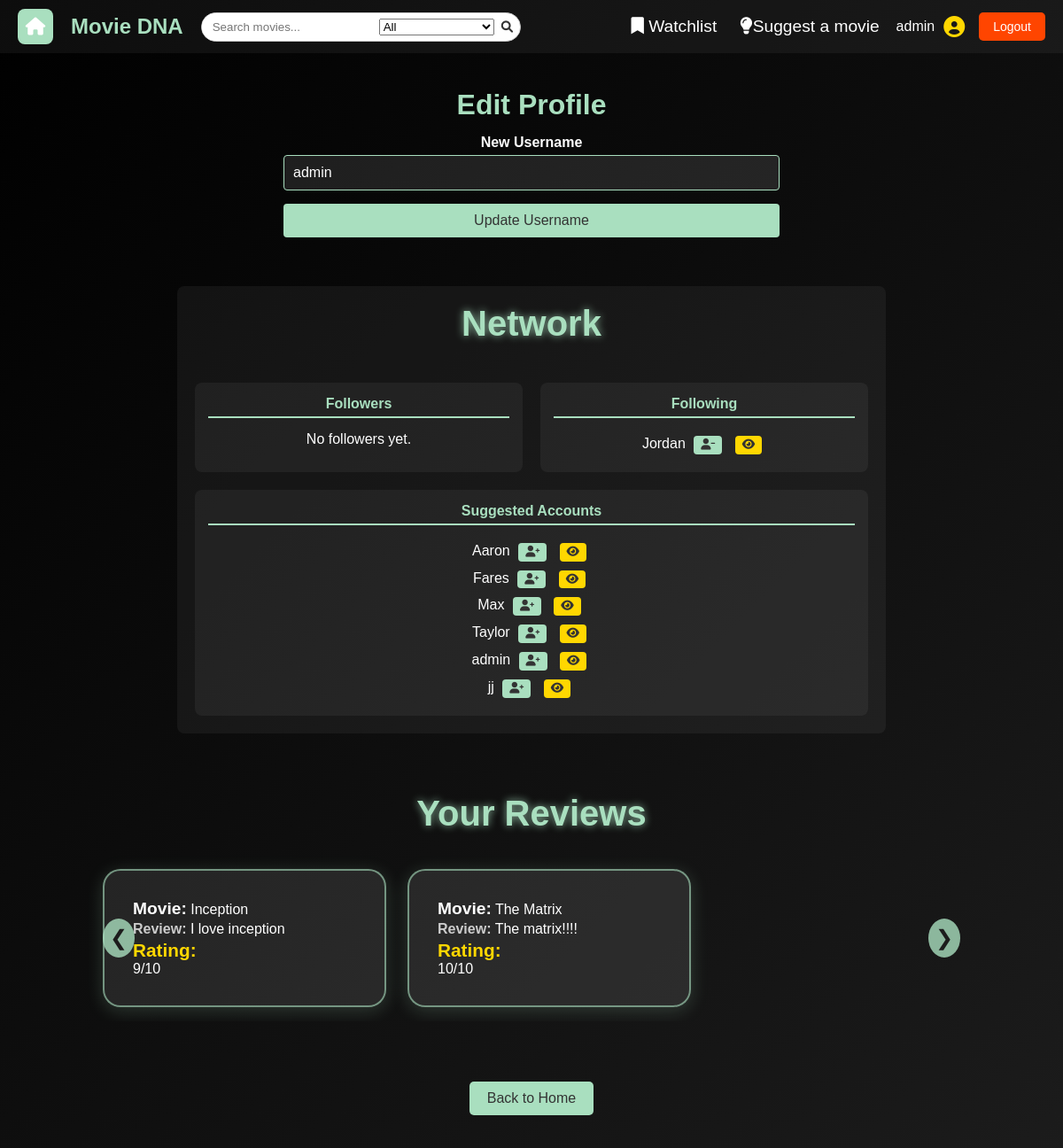
The page /user (signed in, upper part) on the database as committed earlier.
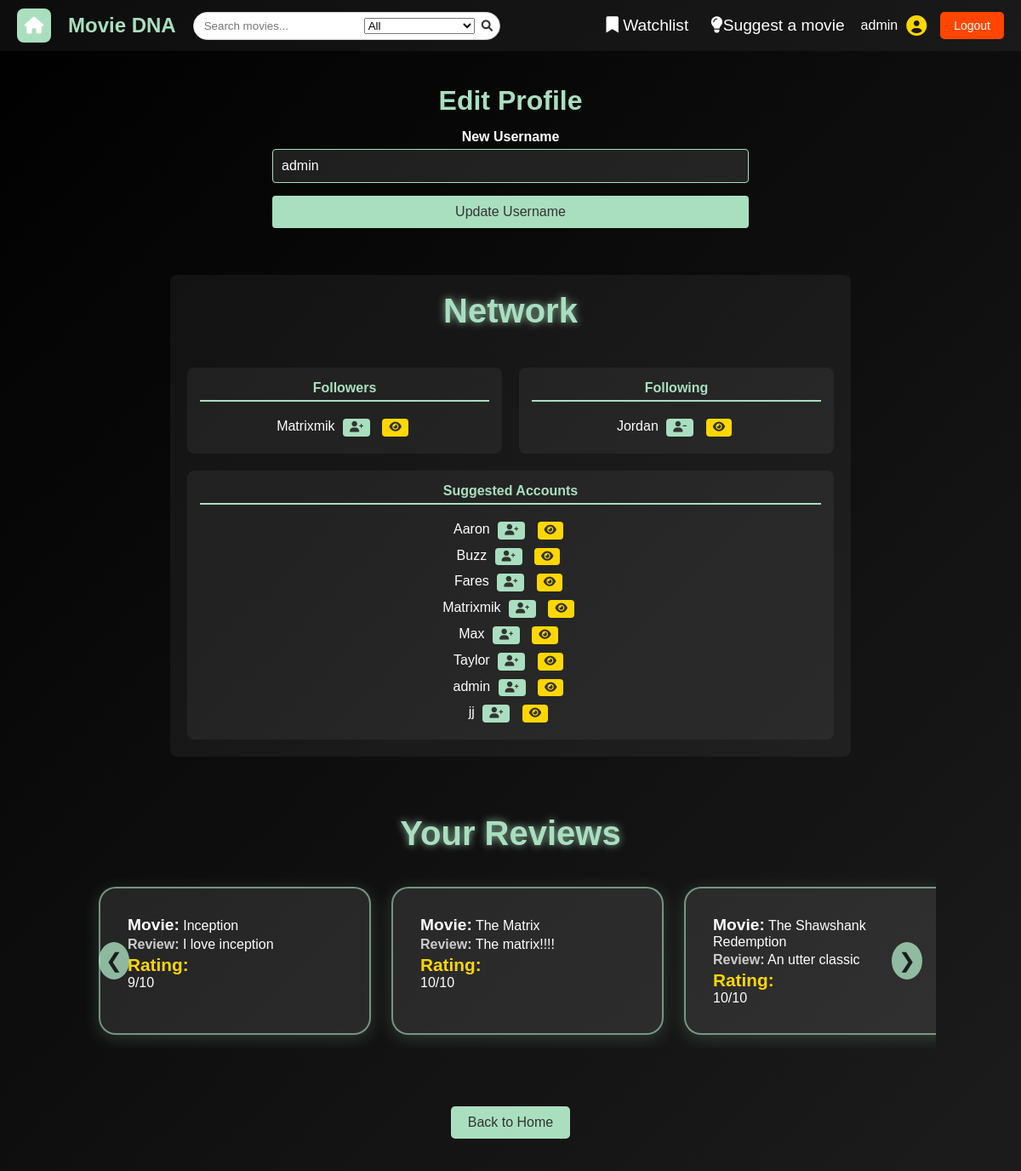
The same page on the database as committed later.
### tables this page shows
CREATE TABLE network (
    follower TEXT NOT NULL,
    following TEXT NOT NULL,
    PRIMARY KEY (follower, following),
    FOREIGN KEY (follower) REFERENCES users(user_id),
    FOREIGN KEY (following) REFERENCES users(user_id)
);

CREATE TABLE users (
    user_id TEXT PRIMARY KEY,
    password TEXT NOT NULL
, is_admin BOOLEAN DEFAULT FALSE);

CREATE TABLE reviews (
    id INTEGER PRIMARY KEY AUTOINCREMENT,
    movie_id INTEGER NOT NULL,
    user TEXT NOT NULL,
    review_text TEXT NOT NULL,
    rating INTEGER NOT NULL CHECK(rating >= 1 AND rating <= 10),
    FOREIGN KEY (movie_id) REFERENCES movies(movie_id)
);

CREATE TABLE movies 
(
    movie_id INTEGER PRIMARY KEY AUTOINCREMENT,
    title TEXT NOT NULL,
    genre TEXT NOT NULL,
    score FLOAT,
    year INTEGER,
    director TEXT,
    description TEXT
, image_path TEXT);

### app.py (the view, shortened to what this page needs)
@app.route('/user', methods=["GET", "POST"])
@login_required
def user():
    db = get_db()
    user_id = session.get("user_id")
    form = UpdateUsernameForm()
    reviews = db.execute("""
        SELECT reviews.*, movies.title
        FROM reviews
        JOIN movies ON reviews.movie_id = movies.movie_id
        WHERE reviews.user = ?
    """, (user_id,)).fetchall()
    all_users = db.execute("SELECT user_id FROM users").fetchall()
    followers = db.execute(
        "SELECT follower FROM network WHERE following = ?",
        (user_id,)
    ).fetchall()
    following = db.execute(
        "SELECT following FROM network WHERE follower = ?",
        (user_id,)
    ).fetchall()
    follower_set = {follower["follower"] for follower in followers}
    following_set = {follow["following"] for follow in following}
    return render_template(
        'user.html',
            form=form,
            reviews=reviews,
            all_users=all_users,
            followers=followers,
            following=following,
            follower_set=follower_set,
            following_set=following_set
    )

### forms.py
class UpdateUsernameForm(FlaskForm):
    username = StringField("New Username", validators=[InputRequired()])
    submit = SubmitField("Update Username")

### app.py (called while the page is built)
@app.before_request
def load_logged_in_user():
    g.user = session.get("user_id")
    g.is_admin = session.get("is_admin", False)

def login_required(view):
    @wraps(view)
    def wrapped_view(*args, **kwargs):
        if g.user is None:
            return(redirect(url_for("login", next=request.url)))
        return view(*args, **kwargs)
    return wrapped_view

### database.py (called while the page is built)
def get_db():
    if "db" not in g:
        g.db = sqlite3.connect(DATABASE,
                                detect_types=sqlite3.PARSE_DECLTYPES
                        )
        g.db.row_factory = sqlite3.Row
    return g.db

### templates/user.html (shortened to what the changed rows need)
{% extends "base.html" %}
{% block styles %}
    <link rel="stylesheet" href="{{ url_for('static', filename='users.css') }}">
{% endblock %}
{% block main_content %}
    <section id="edit-profile">
        <h2>Edit Profile</h2>
    </section>
    <section id="network">
        <section id="network-columns">
            <section id="follower-page">
                <ul>
                    {% for follower in followers %}
                        <li>
                            {{ follower.follower }}
                            {% if follower.follower != session["user_id"] %}
                                {% if follower.follower in following_set %}
                                    <p>(Following)</p>
                                    <a href="{{ url_for('unfollow_user', username=follower.follower) }}" class="btn"><i class="fa-solid fa-user-minus"></i></a>
                                {% else %}
                                    <a href="{{ url_for('follow_user', username=follower.follower) }}" class="btn"><i class="fa-solid fa-user-plus"></i></a>
                                {% endif %}
                                <a href="{{ url_for('user_profile', username=follower.follower) }}" class="btn view-profile-btn"><i class="fa-solid fa-eye"></i></a>
                            {% endif %}
                        </li>
                    {% else %}
                        <li>No followers yet.</li>
                    {% endfor %}
                </ul>
            </section>
            <section id="network-page">
                <ul>
                    {% for follow in following %}
                        <li>
                            {{ follow.following }}
                            {% if follow.following != session["user_id"] %}
                                <a href="{{ url_for('unfollow_user', username=follow.following) }}" class="btn"><i class="fa-solid fa-user-minus"></i></a>
                                <a href="{{ url_for('user_profile', username=follow.following) }}" class="btn view-profile-btn"><i class="fa-solid fa-eye"></i></a>
                            {% endif %}
                        </li>
                    {% else %}
                        <li>Not following anyone yet.</li>
                    {% endfor %}
                </ul>
            </section>
        </section>
        <section id="suggestion">
            <ul>
                {% for user in all_users %}
                    {% if user.user_id not in following_set %}
                        <li>
                            {{ user.user_id }}
                            <a href="{{ url_for('follow_user', username=user.user_id) }}" class="btn"><i class="fa-solid fa-user-plus"></i></a>
                            <a href="{{ url_for('user_profile', username=user.user_id) }}" class="btn view-profile-btn"><i class="fa-solid fa-eye"></i></a>
                        </li>
                    {% endif %}
                {% else %}
                    <li>No other users found.</li>
                {% endfor %}
            </ul>
        </section>
    </section>
    <section id="user-reviews">
        <section class="carousel-container">
            {% if reviews %}
                <ul id="reviews-list">
                    {% for review in reviews %}
                        <li class="review-item">
                            <strong class="review-movie">Movie:</strong> {{ review.title }}<br>
                            <strong class="review-text">Review:</strong> {{ review.review_text }}<br>
                            <strong class="review-rating">Rating:</strong> {{ review.rating }}/10
                        </li>
                    {% endfor %}
                </ul>
            {% else %}
                <p id="no-reviews-message">You haven't written any reviews yet.</p>
            {% endif %}
        </section>
    </section>
{% endblock %}

Rows that differ between the two databases and show on the page:
added network: follower "Matrixmik", shown under "Followers"
added users: user_id "Buzz"
added users: user_id "Matrixmik"
added reviews: title "The Shawshank Redemption", review_text "An utter classic", rating "10"
Other text that changed with them:
text no longer shown: "No followers yet."
